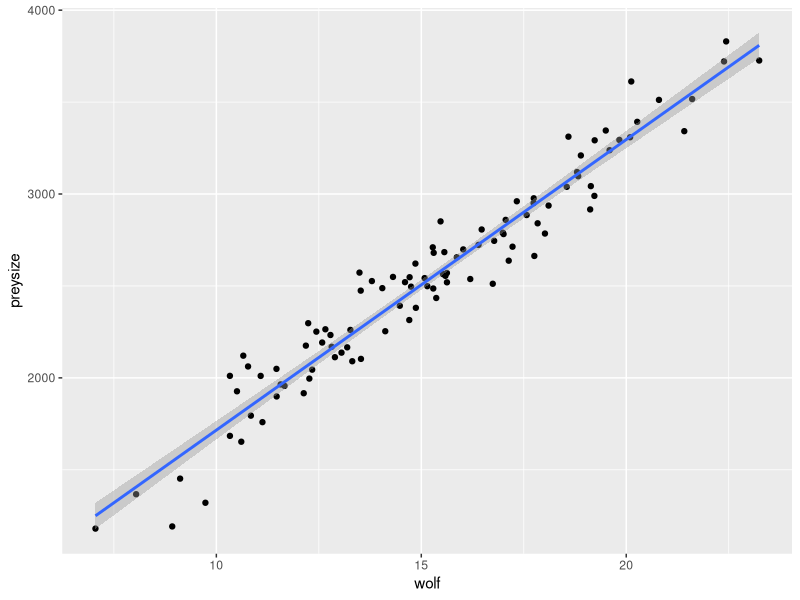
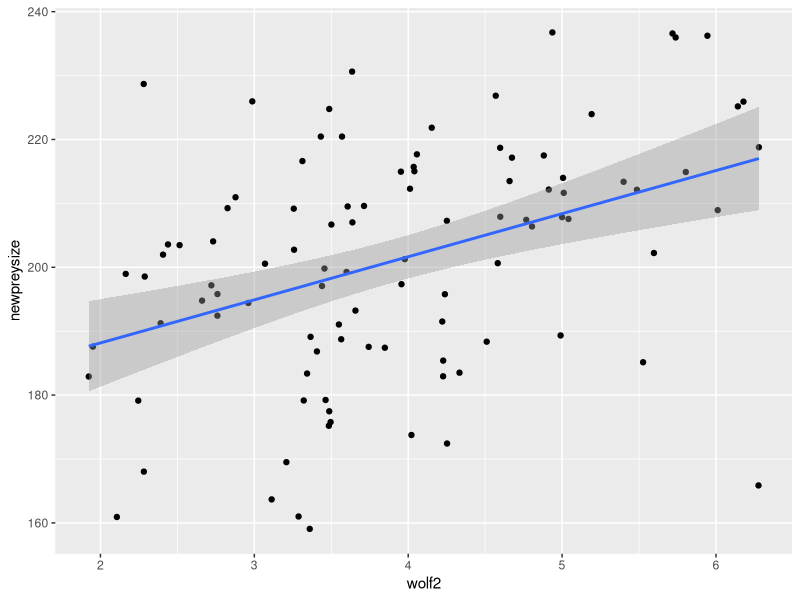
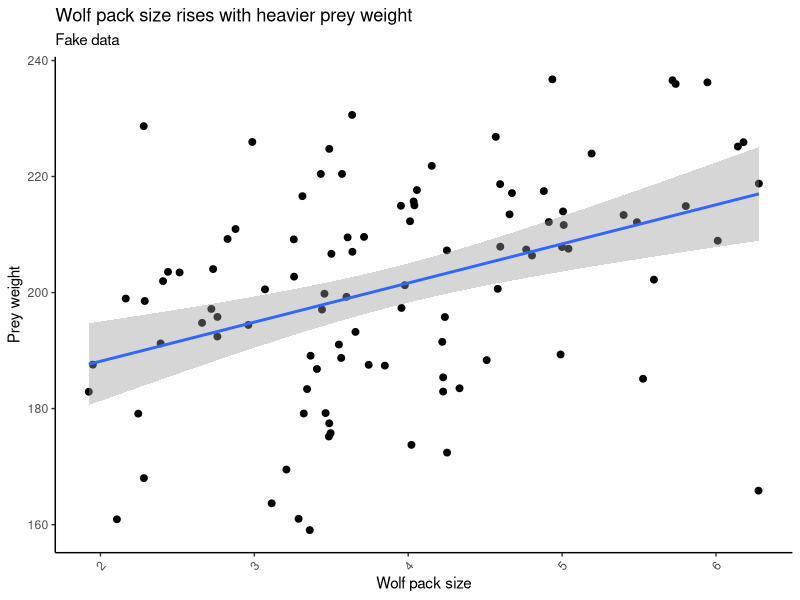

The R script that drew these images, in order:
## ---- chunk 1
library(ggplot2)
#Create fake data to mimic bison as main prey
#considering young bison weight for the mean and SD

fake1 <- function(size = 100, preymean = 2500, preySD = 500, filler = 0.9, slope= 3) {
      preysize <- rnorm(n = size, mean = preymean, sd = preySD) 
  filler <- rnorm(n = size, sd = filler) 
      wolf <- 0.002 * preysize * slope + filler

      framedata <- seq_len(100) 
      fake2 <- data.frame(framedata, preysize, wolf)
      return(fake2)}
## ---- chunk 2
fake2 <- fake1()
head(fake2)
## ---- chunk 3
#Create output graph to display data
#seeking positive linear pattern
graphing <- function() {
  newgraph <- ggplot(data = fake2, aes(x = wolf, y = preysize)) +
                 geom_jitter() +
                 stat_smooth(method = lm)
  return(newgraph)
}

graphing()

## ---- chunk 4
library(ggplot2)
#Create fake data to mimic deer as main prey
#considering young deer weight for the mean and SD

fake4 <- function(size2 = 100, preymean2 = 200, preySD2 = 20, filler2 = 1, slope2 = 1) {
      newpreysize <- rnorm(n = size2, mean = preymean2, sd = preySD2) 
  filler2 <- rnorm(n = size2, sd = filler2) 
      wolf2 <- 0.02 * newpreysize * slope2 + filler2

      framedata2 <- seq_len(100) 
      fake5 <- data.frame(framedata2, newpreysize, wolf2)
      return(fake5)}
## ---- chunk 5
fake5 <- fake4()
head(fake5)
## ---- chunk 6
#Create output graph to display data
#seeking positive linear pattern
graphing2 <- function() {
  newgraph2 <- ggplot(data = fake5, aes(x = wolf2, y = newpreysize)) +
                 geom_jitter() +
                 stat_smooth(method = lm)
  return(newgraph2)
}

graphing2()

## ---- chunk 7
#Create new output graph
library(ggplot2)
library(tidyverse)
library(ggthemes)
library(ggsci)
library(dbplyr)
#Create fake data to mimic deer as main prey
#considering young deer weight for the mean and SD

ggplot(data = fake5,
       mapping = aes(x = wolf2, y = newpreysize)) +
  geom_point(color = "black", size = 2) +
  stat_smooth(method = lm) +
  labs(x = "Wolf pack size", y = "Prey weight",
       title = "Wolf pack size rises with heavier prey weight",
       subtitle = "Fake data") +
  theme_classic() +
  theme(axis.text.x=element_text(angle = 50, vjust = .7, hjust = .7))
